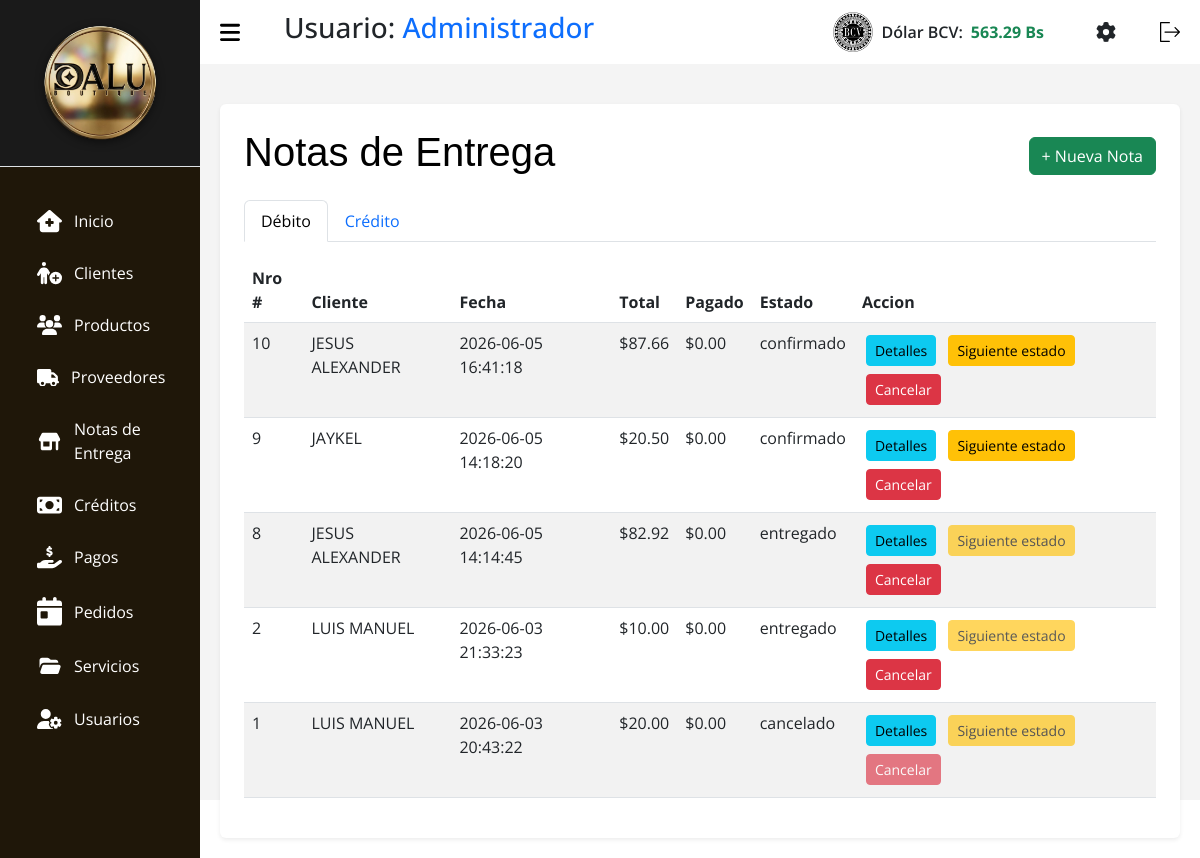
The page /index.php?c=Notas (signed in) on the database as committed earlier.
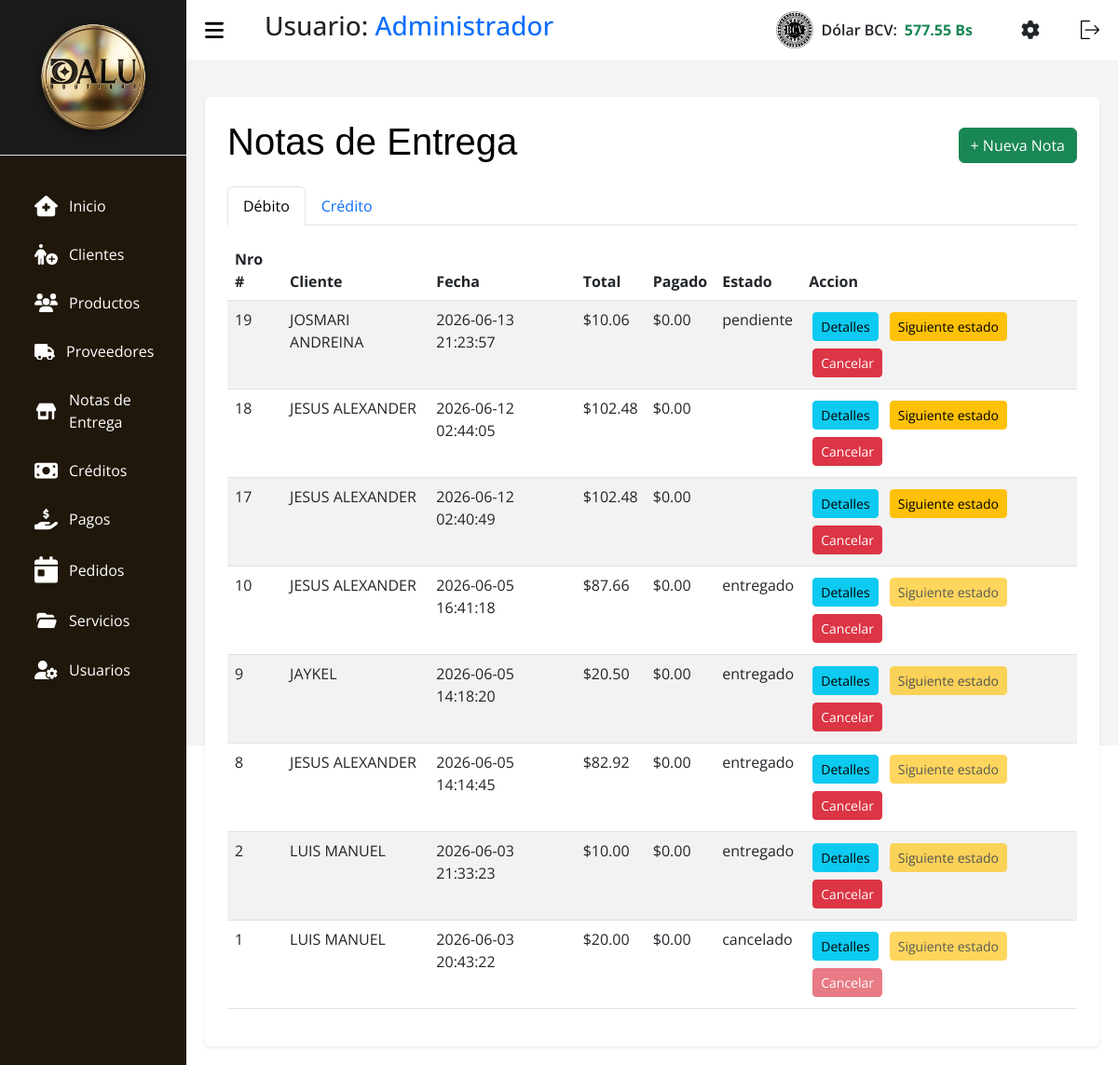
The same page on the database as committed later.
### tables this page shows
CREATE TABLE `tasa` (
  `id` int(11) NOT NULL,
  `nombre` varchar(50) NOT NULL,
  `valor` decimal(10,2) NOT NULL,
  `fecha_actualizacion` datetime NOT NULL DEFAULT current_timestamp()
);

CREATE TABLE `notas_entrega` (
  `id` int(11) NOT NULL,
  `id_cliente` int(11) NOT NULL,
  `fecha_pedido` datetime NOT NULL,
  `estado` enum('pendiente','confirmado','enviado','recibido','entregado','cancelado') NOT NULL DEFAULT 'pendiente',
  `tipo` enum('debito','credito') NOT NULL DEFAULT 'debito',
  `total` decimal(10,2) NOT NULL DEFAULT 0.00,
  `observaciones` text DEFAULT NULL,
  `fecha_registro` timestamp NOT NULL DEFAULT current_timestamp()
);

CREATE TABLE `clientes` (
  `id` int(11) NOT NULL,
  `nombre` varchar(100) NOT NULL,
  `apellido` varchar(100) DEFAULT NULL,
  `correo` varchar(150) DEFAULT NULL,
  `cedula` varchar(150) NOT NULL,
  `telefono` varchar(20) DEFAULT NULL,
  `direccion` varchar(255) DEFAULT NULL,
  `palabra_secreta` varchar(256) DEFAULT NULL,
  `fecha_registro` timestamp NOT NULL DEFAULT current_timestamp(),
  `activo` tinyint(1) DEFAULT 1
);

### src/Models/Tasa.php (called while the page is built, shortened)
<?php
class Tasa extends Conexion {
    public function getLatest($nombre = 'BCV') {
        try {
            $stmt = $this->prepare("SELECT * FROM tasa WHERE nombre = :nombre ORDER BY id DESC LIMIT 1");
            $stmt->bindParam(':nombre', $nombre, PDO::PARAM_STR);
            $stmt->execute();
            return $stmt->fetch(PDO::FETCH_ASSOC);
        } catch (PDOException $e) {
            return false;
        }
    }
}

### src/Models/NotasEntrega.php (called while the page is built, shortened)
<?php
class NotasEntrega extends Conexion {
    public function getByTipo($tipo) {
        try {
            $sql = "SELECT n.*, c.nombre as nombre_cliente
                    FROM notas_entrega n
                    LEFT JOIN clientes c ON n.id_cliente = c.id
                    WHERE n.tipo = :tipo
                    ORDER BY n.fecha_registro DESC";
            $stmt = $this->prepare($sql);
            $stmt->bindParam(':tipo', $tipo);
            $stmt->execute();
            return $stmt->fetchAll(PDO::FETCH_ASSOC);
        } catch (PDOException $e) {
            error_log("Error al buscar notas de entrega por tipo: " . $e->getMessage());
            return [];
        }
    }
}

### src/Views/V_NotasEntrega.php (the view, shortened to what the changed rows need)
<!DOCTYPE html>
<html lang="es">
<head>
    <link rel="stylesheet" href="assets/css/css.css">
    <link rel="stylesheet" href="assets/css/tabla.css">
    <link rel="stylesheet" href="assets/css/header.css">
    <link rel="stylesheet" href="assets/bootstrap.min.css">
    <link rel="stylesheet" href="assets/DataTablet/datatables.css">
    <link rel="stylesheet" href="assets/css/libs/select2.min.css">
    <link rel="stylesheet" href="assets/css/libs/select2-bootstrap-5-theme.min.css">
</head>
<body>
    <?php require_once __DIR__ . "/../Views/layout/header.php"; ?>
    <main>
        <div class="container bg-white p-4 rounded shadow-sm mt-3">
            <div class="d-flex justify-content-between align-items-center mb-3">
                <h1 class="titulo text-black">Notas de Entrega</h1>
                <button class="btn btn-success" data-bs-toggle="modal" data-bs-target="#modalAgregarNE">+ Nueva Nota</button>
            </div>
            <ul class="nav nav-tabs mb-3" id="notasTabs" role="tablist">
                <li class="nav-item">
                    <button class="nav-link active" id="tab-debito" data-bs-toggle="tab" data-bs-target="#modulo-debito" type="button">Débito</button>
                </li>
                <li class="nav-item">
                    <button class="nav-link" id="tab-credito" data-bs-toggle="tab" data-bs-target="#modulo-credito" type="button">Crédito</button>
                </li>
            </ul>
            <div class="tab-content">
                <div class="tab-pane fade show active" id="modulo-debito">
                    <div class="table-responsive">
                        <table id="tablaNotasDebito" class="table-DT table table-striped">
                            <thead>
                                <tr>
                                    <th class="col-auto" scope="col">Nro #</th>
                                    <th class="col-auto" scope="col">Cliente</th>
                                    <th class="col-auto" scope="col">Fecha</th>
                                    <th class="col-auto" scope="col">Total</th>
                                    <th class="col-auto" scope="col">Pagado</th>
                                    <th class="col-auto" scope="col">Estado</th>
                                    <th class="col-auto" scope="col">Accion</th>
                                </tr>
                            </thead>
                            <tbody>
                                <?php foreach ($notas_debito ?? [] as $n): ?>
                                    <tr>
                                        <td><?php echo htmlspecialchars($n['id']); ?></td>
                                        <td><?php echo htmlspecialchars($n['nombre_cliente'] ?? ''); ?></td>
                                        <td><?php echo htmlspecialchars($n['fecha_pedido'] ?? ''); ?></td>
                                        <td>$<?php echo number_format($n['total'], 2); ?></td>
                                        <td>$<?php echo number_format($n['total_pagado'] ?? 0, 2); ?></td>
                                        <td><?php echo htmlspecialchars($n['estado']); ?></td>
                                        <td>
                                            <button type="button" class="btn btn-sm btn-info m-1 btn-ver-detalles" data-id="<?= $n['id'] ?>">Detalles</button>
                                            <button type="button" class="btn btn-sm btn-warning m-1" data-bs-toggle="modal" data-bs-target="#modalAvanzarEstadoNE<?= $n['id'] ?>" <?= in_array($n['estado'], ['entregado','cancelado']) ? ' disabled' : '' ?>>Siguiente estado</button>
                                            <button type="button" class="btn btn-sm btn-danger m-1" data-bs-toggle="modal" data-bs-target="#modalConfirmarEliminarNE<?= $n['id'] ?>" <?= in_array($n['estado'], ['cancelado']) ? ' disabled' : '' ?>>Cancelar</button>
                                        </td>
                                    </tr>
                                <?php endforeach; ?>
                            </tbody>
                        </table>
                    </div>
                </div>
            </div>
        </div>
    </main>
</body>
</html>

### src/Views/layout/header.php (shortened to what the changed rows need)
<?php
$tasaModel_header = new Tasa();
$tasaActual_header = $tasaModel_header->getLatest();
$tasaValor = $tasaActual_header ? number_format((float)$tasaActual_header['valor'], 2) : '0.00';
?>
<section id="sidebar">
  <div class="sidebar-heading border-bottom p-3" style="background-color: #1a1a1a; text-align: center;">
    <img src="assets/img/dalulisto.png" style="max-width: 80%; height: auto; filter: drop-shadow(0px 2px 4px rgba(0,0,0,0.5));" alt="Logo Dalu">
  </div>
  <ul class="side-menu">
    <li class="nav-item m-1 fs-6">
      <a class="nav-link active" aria-current="page" href="?c=Home">
        Inicio</a>
    </li>
    <li class="nav-item m-1 fs-6">
      <a class="nav-link" href="?c=Clientes">
        Clientes
      </a>
    </li>
    <li class="nav-item m-1 fs-6">
      <a class="nav-link" href="?c=Productos">
        Productos
      </a>
    </li>
    <li class="nav-item m-1 fs-6">
      <a class="nav-link" href="?c=Proveedores">
        Proveedores
      </a>
    </li>
    <li class="nav-item m-1 fs-6">
      <a class="nav-link" href="?c=Notas">
        Notas de
        <br>
        Entrega
      </a>
    </li>
    <li class="nav-item m-1 fs-6">
      <a class="nav-link" href="?c=Creditos">
        Créditos
      </a>
    </li>
    <li class="nav-item m-1 fs-6">
      <a class="nav-link" href="?c=Pagos">
        Pagos
      </a>
    <li class="nav-item m-1 fs-6">
      <a class="nav-link" href="?c=Pedidos">
        Pedidos
      </a>
    </li>
    <li class="nav-item m-1 fs-6">
      <a class="nav-link" href="?c=Servicios">
        Servicios
      </a>
    </li>
    <li class="nav-item  m-1 fs-6">
      <a class="nav-link" href="?c=Usuarios">
        Usuarios
      </a>
    </li>
  </ul>
</section>
<section id="content">
  <nav>
    <h3 class="ms-3">Usuario: <span class="text-primary"><?= htmlspecialchars($_SESSION['nombre']) ?></span></h3>
    <div class="d-flex align-items-center ms-auto me-4" id="bcvDiv" style="cursor:pointer;" data-bs-toggle="modal" data-bs-target="#modalTasa">
        <img class="img-bcv me-2" src="assets/img/bcv2.png" alt="BCV" width="40">
        <span class="text-dark fw-semibold me-2">Dólar BCV:</span>
        <span class="text-success fw-bold" id="Dolar_bcv"><?= htmlspecialchars($tasaValor) ?> Bs</span>
    </div>
    <a href="?c=Ajustes" class="me-3 text-dark" title="Ajustes y Configuración">
    </a>
    <form action="index.php?c=login&a=Logout" method="POST">
      <button type="submit" style="background: none; border: none; cursor: pointer;">
      </button>
    </form>
  </nav>

Rows that differ between the two databases and show on the page:
changed tasa: valor "563.29" → "577.55"
added notas_entrega: id "19", id_cliente.nombre "JOSMARI ANDREINA", fecha_pedido "2026-06-13 21:23:57", total "10.06", total_pagado "0.00", estado "pendiente"
added notas_entrega: id "18", id_cliente.nombre "JESUS ALEXANDER", fecha_pedido "2026-06-12 02:44:05", total "102.48", total_pagado "0.00", estado empty (drawn)
added notas_entrega: id "17", id_cliente.nombre "JESUS ALEXANDER", fecha_pedido "2026-06-12 02:40:49", total "102.48", total_pagado "0.00", estado empty (drawn)
changed notas_entrega id 10: estado "confirmado" → "entregado"
changed notas_entrega "JAYKEL": estado "confirmado" → "entregado"
